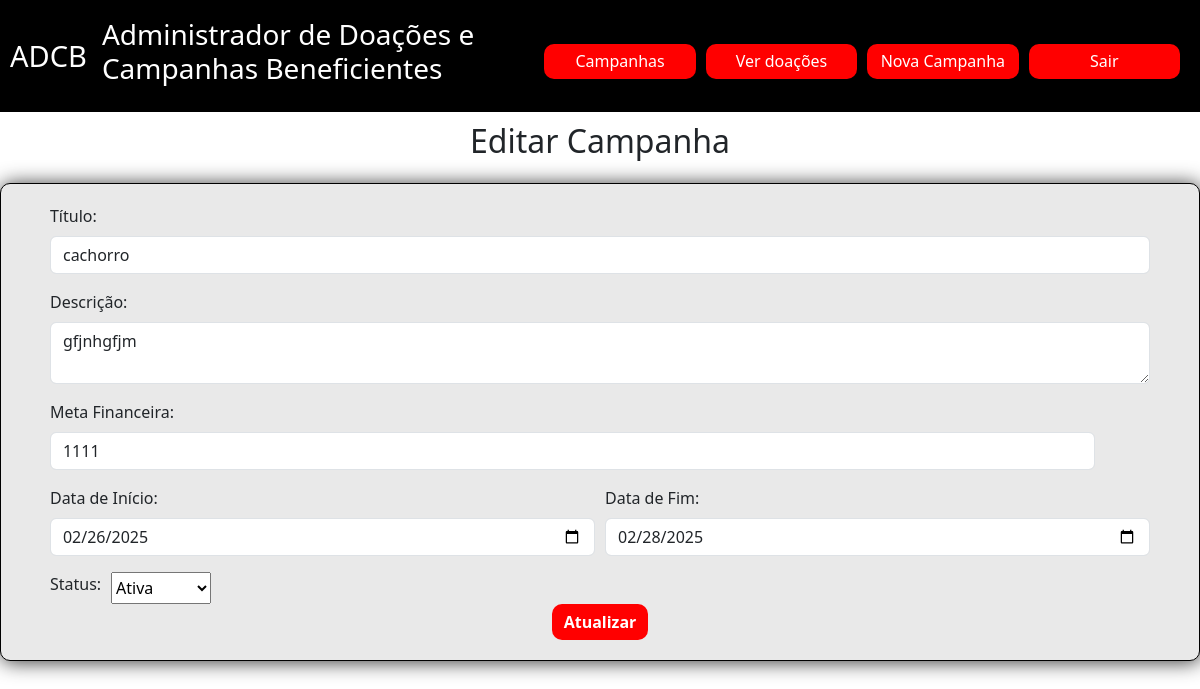
The page /editar/1 (signed in) on the database its author committed.
### models/models.py (models this page shows)
class Campanha(Base):
    __tablename__ = 'campanhas'
    id: Mapped[int] = mapped_column(Integer, primary_key=True, autoincrement=True)
    titulo: Mapped[str] = mapped_column(Text, nullable=False)
    descricao: Mapped[str] = mapped_column(Text, nullable=False)
    meta_financeira: Mapped[str] = mapped_column(Text, nullable=False)
    data_inicio: Mapped[Date] = mapped_column(Date)
    status: Mapped[str] = mapped_column(Text, nullable=False)
    data_fim: Mapped[Date] = mapped_column(Date)
    admin_id: Mapped[int] = mapped_column(Integer, ForeignKey('admin.id'))
    admin: Mapped['Admin'] = relationship('Admin', back_populates='campanhas')
    doacoes: Mapped[List['Doacao']] = relationship('Doacao', back_populates='campanha')

### controllers/campanha.py (the view, shortened to what this page needs)
@campanha_bp.route('/editar/<int:id>', methods=['GET', 'POST'])
@login_required
def editar(id):
    campanha = session.get(Campanha, id)
    if not campanha:
        flash('Campanha não encontrada.')
        return redirect(url_for('campanha.listar_campanhas'))
    return render_template('campanha/editar_campanha.html', campanha=campanha)

### auth/bp.py (called while the page is built)
@login_manager.user_loader
def load_user(user_id):
    user = session.query(Admin).get(int(user_id))
    if user is None:
        user = session.query(Doador).get(int(user_id))
    return user

### templates/campanha/editar_campanha.html (shortened to what this page needs)
{% extends 'layout.html' %}
{% block content %}
<h2>Editar Campanha</h2>
<div class="area-cadastro">
    <form class="formulario" action="{{ url_for('campanha.editar', id=campanha['id'])}}" method="post">
        <div class="mb-3">
            <label for="titulo" class="form-label">Título:</label>
            <input type="text" name="titulo" id="titulo" class="form-control" value="{{ campanha['titulo']}}" required>
        </div>
        <div class="mb-3">
            <label for="descricao" class="form-label">Descrição:</label>
            <textarea name="descricao" id="descricao" class="form-control" aria-label="With textarea">{{ campanha['descricao']}}</textarea>
        </div>
        <div class="form-mb">
            <div class="mb-3">
                <label for="meta_financeira" class="form-label">Meta Financeira:</label>
                <input type="number" step="0.01" name="meta_financeira" class="form-control" id="meta_financeira" value="{{ campanha['meta_financeira']}}">
            </div>
        </div>
        <div class="form-mb">
            <div class="mb-3">
                <label for="data_inicio" class="form-label">Data de Início:</label>
                <input type="date" name="data_inicio" id="data_inicio" class="form-control" required value="{{ campanha['data_inicio']}}">
            </div>
            <div class="mb-3">
                <label for="data_fim" class="form-label">Data de Fim:</label>
                <input type="date" name="data_fim" id="data_fim" class="form-control" required value="{{ campanha['data_fim']}}">
            </div>
        </div>
        <div class="form-mb">
            <label class="form-label">Status:</label>
            <select name="status">
                <option value="ativa" {% if campanha.status == 'ativa' %}selected{% endif %}>Ativa</option>
            </select>
        </div>
        <button class="btn btn-primary" type="submit">Atualizar</button>
    </form>
</div>
{% endblock %}

### static/index.css (style rules this page uses)
* { margin: 0; padding: 0; box-sizing: 0; }
body { width: 100%; height: 100vh; font-family:cursive; }
.formulario { width: 1200px; max-height: 1580px; display: flex; padding: 20px; flex-direction: column; background-color: rgb(233, 233, 233); border: 1px black solid; border-radius: 10px; justify-content: center; box-shadow: #333 1px 1px 20px; align-items: center; }
.mb-3 { width: 95%; }
.form-mb { display: flex; flex-direction: row; gap: 10px; width: 95%; }
.area-cadastro { display: flex; margin-top: 15px; gap: 25px; align-items: center; flex-direction: column; }
.area-cadastro button { background-color: red; color: white; max-width: 500px; max-height: 100px; font-weight: bold; border-radius: 10px; border: none; }

### rows shown on the page
Campanha: titulo "cachorro", descricao "gfjnhgfjm", meta_financeira "1111", data_inicio "02/26/2025", data_fim "02/28/2025", status "Ativa"
